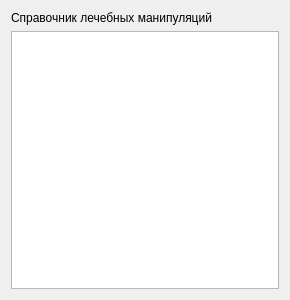
<?xml version="1.0" encoding="UTF-8"?>
<ui version="4.0">
 <class>Form</class>
 <widget class="QWidget" name="Form">
  <property name="geometry">
   <rect>
    <x>0</x>
    <y>0</y>
    <width>290</width>
    <height>300</height>
   </rect>
  </property>
  <property name="windowTitle">
   <string>Form</string>
  </property>
  <layout class="QGridLayout" name="gridLayout">
   <item row="0" column="0">
    <widget class="QLabel" name="label">
     <property name="text">
      <string>Справочник лечебных манипуляций</string>
     </property>
    </widget>
   </item>
   <item row="1" column="0">
    <widget class="QTableView" name="table"/>
   </item>
  </layout>
 </widget>
 <resources/>
 <connections/>
</ui>
